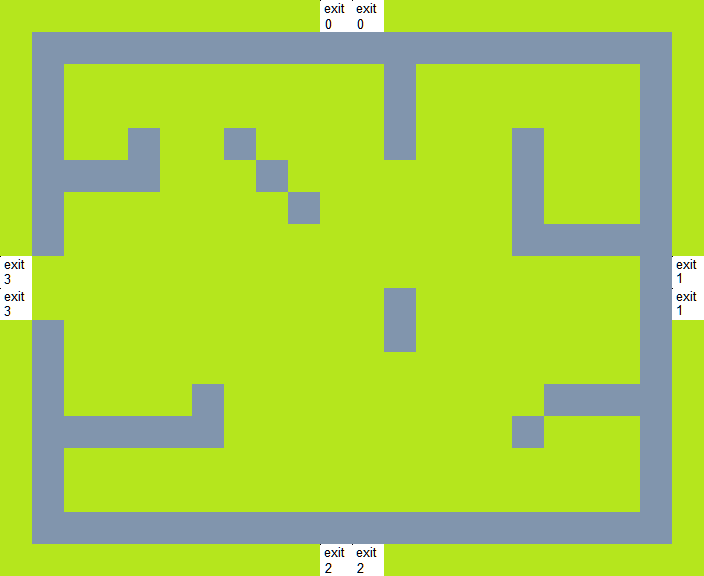

Rendered tile map (Tiled .tmx) drawn with the repository's tilesets; below, a short description and the full map source, tile grids included:
An orthogonal 22x18 tile map with 32x32 px tiles, 1 tile layer (Tile Layer 1), 7 tilesets.

<map version="1.0" orientation="orthogonal" renderorder="right-down" width="22" height="18" tilewidth="32" tileheight="32" nextobjectid="1">
 <tileset firstgid="1" name="else" tilewidth="32" tileheight="32" tilecount="1" columns="1">
  <image source="else.png" width="32" height="32" />
 </tileset>
 <tileset firstgid="2" name="transport" tilewidth="32" tileheight="32" tilecount="1" columns="1">
  <image source="transport.png" width="32" height="32" />
 </tileset>
 <tileset firstgid="3" name="wall" tilewidth="32" tileheight="32" tilecount="1" columns="1">
  <image source="wall.png" width="32" height="32" />
 </tileset>
 <tileset firstgid="4" name="e" tilewidth="32" tileheight="32" tilecount="1" columns="1">
  <image source="exit0.png" width="32" height="32" />
 </tileset>
 <tileset firstgid="5" name="exit1" tilewidth="32" tileheight="32" tilecount="1" columns="1">
  <image source="exit1.png" width="32" height="32" />
 </tileset>
 <tileset firstgid="6" name="exit2" tilewidth="32" tileheight="32" tilecount="1" columns="1">
  <image source="exit2.png" width="32" height="32" />
 </tileset>
 <tileset firstgid="7" name="exit3" tilewidth="32" tileheight="32" tilecount="1" columns="1">
  <image source="exit3.png" width="32" height="32" />
 </tileset>
 <layer name="Tile Layer 1" width="22" height="18">
  <data encoding="csv">
1,1,1,1,1,1,1,1,1,1,4,4,1,1,1,1,1,1,1,1,1,1,
1,3,3,3,3,3,3,3,3,3,3,3,3,3,3,3,3,3,3,3,3,1,
1,3,1,1,1,1,1,1,1,1,1,1,3,1,1,1,1,1,1,1,3,1,
1,3,1,1,1,1,1,1,1,1,1,1,3,1,1,1,1,1,1,1,3,1,
1,3,1,1,3,1,1,3,1,1,1,1,3,1,1,1,3,1,1,1,3,1,
1,3,3,3,3,1,1,1,3,1,1,1,1,1,1,1,3,1,1,1,3,1,
1,3,1,1,1,1,1,1,1,3,1,1,1,1,1,1,3,1,1,1,3,1,
1,3,1,1,1,1,1,1,1,1,1,1,1,1,1,1,3,3,3,3,3,1,
7,1,1,1,1,1,1,1,1,1,1,1,1,1,1,1,1,1,1,1,3,5,
7,1,1,1,1,1,1,1,1,1,1,1,3,1,1,1,1,1,1,1,3,5,
1,3,1,1,1,1,1,1,1,1,1,1,3,1,1,1,1,1,1,1,3,1,
1,3,1,1,1,1,1,1,1,1,1,1,1,1,1,1,1,1,1,1,3,1,
1,3,1,1,1,1,3,1,1,1,1,1,1,1,1,1,1,3,3,3,3,1,
1,3,3,3,3,3,3,1,1,1,1,1,1,1,1,1,3,1,1,1,3,1,
1,3,1,1,1,1,1,1,1,1,1,1,1,1,1,1,1,1,1,1,3,1,
1,3,1,1,1,1,1,1,1,1,1,1,1,1,1,1,1,1,1,1,3,1,
1,3,3,3,3,3,3,3,3,3,3,3,3,3,3,3,3,3,3,3,3,1,
1,1,1,1,1,1,1,1,1,1,6,6,1,1,1,1,1,1,1,1,1,1
</data>
 </layer>
</map>
